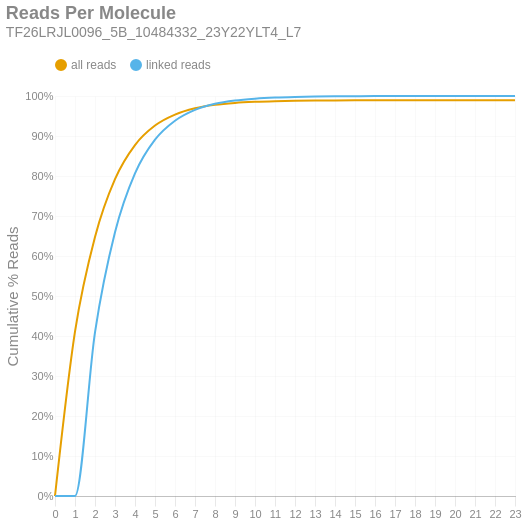

The notebook cell saved with this chart:
### Markdown cell above
### Reads per Molecule
This chart shows the cumulative distribution of the number of reads per linked molecule. That is, how many alignments are associated with a unique molecule. This excludes the number of reads associated with invalid or absent linked-read barcodes. The `linked` histogram is the percentages recalculated when disregarding singletons.

### Code cell
if SKIPLR:
    print_html(f"Skipped")
else:
    counts = np.bincount(valids['reads'].cast(pl.Int64).to_numpy())
    weighted = counts * np.arange(len(counts))
    all_perc = weighted / n_reads
    linked_perc = weighted / n_linked_reads
    linked_perc[1] = 0
    binned_df = pl.DataFrame({
        'readsper': list(range(len(counts))),
        'all reads (cumsum)': np.cumsum(all_perc).tolist(),
        'linked reads (cumsum)': np.cumsum(linked_perc).tolist(),
    })

    with SafeRender(binned_df):
        (
            density_plot(binned_df, 'Reads Per Molecule', samplename, 'readspmol')
            .encode(
                x=alt.X('readsper:O', title=None).axis(labelAngle=0).scale(padding=0),
                y=alt.Y('value:Q', title='Cumulative % Reads').axis(format='%').stack(False),
                color=alt.Color("key:N").scale(domain=["all reads", "linked reads"]),
                tooltip=[
                    alt.Tooltip("key:N", title="Data Type"),
                    alt.Tooltip("readsper:O", title="Reads Per Molecule"),
                    alt.Tooltip("value:Q", format=".2%", title="% Reads (Cum.)")
                ]            
            )
        ).display()

### Figure 1 — Vega-Lite specification as saved in the notebook (floating-point values rounded to 4 significant figures)
{"width": "container", "height": 400, "config": {"title": {"anchor": "start", "dy": -15, "fontSize": 18, "color": "#888888", "subtitleColor": "#888888", "subtitleFontSize": 14}, "arc": {"fill": "#0072B2"}, "axis": {"domainColor": "#888888", "domainWidth": 0.5, "gridWidth": 0.2, "grid": false, "titleFontWeight": 400, "titleFontSize": 15, "labelFontSize": 11, "labelColor": "#888888", "tickColor": "#888888", "tickWidth": 0.2, "titleColor": "#888888"}, "axisBand": {"grid": false}, "axisX": {"grid": true, "tickSize": 10, "domainCap": "round"}, "axisY": {"domain": false, "grid": true, "tickSize": 0, "domainCap": "round"}, "background": "transparent", "header": {"labelFontSize": 15, "labelColor": "#888888", "titleFontSize": 15, "titleFontWeight": 600, "titleColor": "#888888"}, "legend": {"labelFont": "sans-serif", "labelFontSize": 12, "labelColor": "#888888", "symbolSize": 100, "symbolType": "circle", "titleFontSize": 12, "titlePadding": 10, "titleColor": "#888888", "title": null, "orient": "top"}, "range": {"category": ["#E69F00", "#56B4E9", "#009E73", "#F0E442", "#0072B2", "#D55E00", "#CC79A7", "#000000"], "diverging": ["#cfe8f3", "#a2d4ec", "#73bfe2", "#46abdb", "#1696d2", "#12719e"]}, "area": {"fill": "#0072B2", "fillOpacity": 0.7, "line": true, "strokeOpacity": 0.7}, "line": {"color": "#0072B2", "stroke": "#0072B2", "strokeWidth": 2}, "trail": {"color": "#0072B2", "stroke": "#0072B2", "strokeWidth": 0, "size": 1}, "point": {"filled": true, "fillOpacity": 1.0, "size": 95}, "text": {"color": "#888888", "fontSize": 11, "align": "right", "fontWeight": 400, "size": 11}, "bar": {"fill": "#0072B2", "stroke": null}, "view": {"stroke": null, "continuousWidth": 660, "continuousHeight": 400}}, "data": {"name": "data-0ea3a924cee4e604bc205f4b8839259a"}, "mark": {"type": "line", "interpolate": "monotone", "point": {"opacity": 0, "size": 275}}, "encoding": {"color": {"field": "key", "scale": {"domain": ["all reads", "linked reads"]}, "type": "nominal"}, "tooltip": [{"field": "key", "title": "Data Type", "type": "nominal"}, {"field": "readsper", "title": "Reads Per Molecule", "type": "ordinal"}, {"field": "value", "format": ".2%", "title": "% Reads (Cum.)", "type": "quantitative"}], "x": {"axis": {"labelAngle": 0}, "field": "readsper", "scale": {"padding": 0}, "title": null, "type": "ordinal"}, "y": {"axis": {"format": "%"}, "field": "value", "stack": false, "title": "Cumulative % Reads", "type": "quantitative"}}, "params": [{"name": "param_c36ac31b6afebe62", "select": {"type": "point", "fields": ["key"]}, "bind": "legend"}], "title": {"text": "Reads Per Molecule", "subtitle": "TF26LRJL0096_5B_10484332_23Y22YLT4_L7"}, "transform": [{"fold": ["all reads (cumsum)", "linked reads (cumsum)"]}, {"calculate": "replace(datum.key, ' (cumsum)', '')", "as": "key"}, {"filter": {"param": "param_c36ac31b6afebe62"}}], "usermeta": {"embedOptions": {"downloadFileName": "TF26LRJL0096_5B_10484332_23Y22YLT4_L7.readspmol"}}, "$schema": "https://vega.github.io/schema/vega-lite/v6.4.1.json", "datasets": {"data-0ea3a924cee4e604bc205f4b8839259a": [{"readsper": 0, "all reads (cumsum)": 0.0, "linked reads (cumsum)": 0.0}, {"readsper": 1, "all reads (cumsum)": 0.411, "linked reads (cumsum)": 0.0}, {"readsper": 2, "all reads (cumsum)": 0.6477, "linked reads (cumsum)": 0.4093}, {"readsper": 3, "all reads (cumsum)": 0.7922, "linked reads (cumsum)": 0.6592}, {"readsper": 4, "all reads (cumsum)": 0.8774, "linked reads (cumsum)": 0.8064}, {"readsper": 5, "all reads (cumsum)": 0.9262, "linked reads (cumsum)": 0.8907}, {"readsper": 6, "all reads (cumsum)": 0.9536, "linked reads (cumsum)": 0.9381}, {"readsper": 7, "all reads (cumsum)": 0.9693, "linked reads (cumsum)": 0.9652}, {"readsper": 8, "all reads (cumsum)": 0.9781, "linked reads (cumsum)": 0.9804}, {"readsper": 9, "all reads (cumsum)": 0.9828, "linked reads (cumsum)": 0.9886}, {"readsper": 10, "all reads (cumsum)": 0.9854, "linked reads (cumsum)": 0.9932}, {"readsper": 11, "all reads (cumsum)": 0.9871, "linked reads (cumsum)": 0.996}, {"readsper": 12, "all reads (cumsum)": 0.988, "linked reads (cumsum)": 0.9976}, {"readsper": 13, "all reads (cumsum)": 0.9886, "linked reads (cumsum)": 0.9987}, {"readsper": 14, "all reads (cumsum)": 0.989, "linked reads (cumsum)": 0.9993}, {"readsper": 15, "all reads (cumsum)": 0.9891, "linked reads (cumsum)": 0.9995}, {"readsper": 16, "all reads (cumsum)": 0.9892, "linked reads (cumsum)": 0.9997}, {"readsper": 17, "all reads (cumsum)": 0.9893, "linked reads (cumsum)": 0.9998}, {"readsper": 18, "all reads (cumsum)": 0.9893, "linked reads (cumsum)": 0.9998}, {"readsper": 19, "all reads (cumsum)": 0.9894, "linked reads (cumsum)": 0.9999}, {"readsper": 20, "all reads (cumsum)": 0.9894, "linked reads (cumsum)": 0.9999}, {"readsper": 21, "all reads (cumsum)": 0.9894, "linked reads (cumsum)": 0.9999}, {"readsper": 22, "all reads (cumsum)": 0.9894, "linked reads (cumsum)": 1.0}, {"readsper": 23, "all reads (cumsum)": 0.9894, "linked reads (cumsum)": 1.0}]}}
